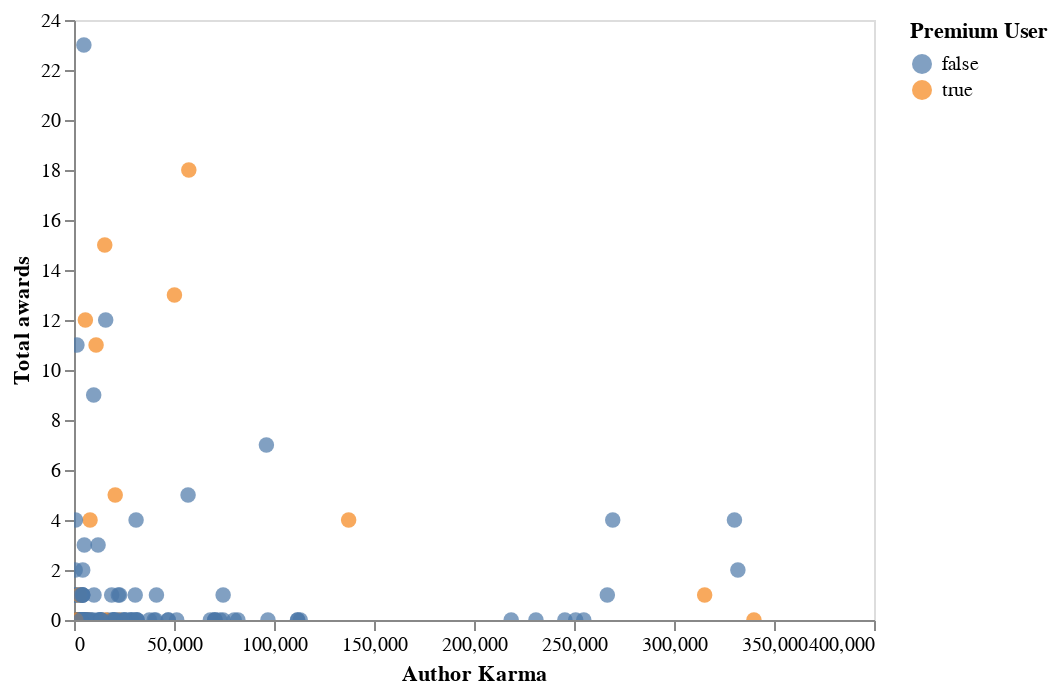

Here is the notebook cell this chart was saved with:
### Code cell
alt.Chart(data).mark_circle(size=60).encode(
    x=alt.X('author_karma:Q',axis=alt.Axis(grid=False,title="Author Karma"),scale=alt.Scale(domain=[0,400000])),
    y=alt.Y('total_awards:Q',axis=alt.Axis(grid=False,title="Total awards")),
    color=alt.Color('author_has_reddit_premium',legend=alt.Legend(title="Premium User")),
    tooltip = [
        alt.Tooltip(field = 'author_karma', type = "quantitative",title = "Author Karma"),
        alt.Tooltip(field = 'total_awards', type = "quantitative",title = "Total Awards"),
        alt.Tooltip(field = 'author_has_reddit_premium', type = "quantitative",title = "Premium User")]
).interactive()

### Figure 1 — Vega-Lite specification as saved in the notebook (floating-point values rounded to 4 significant figures; data arrays with more than 128 entries replaced by an {"elided": "..."} marker saying what was removed)
{"config": {"view": {"continuousWidth": 400, "continuousHeight": 300}}, "data": {"name": "data-02b70fa9a4e4751783ec9d648dd53805"}, "mark": {"type": "circle", "size": 60}, "encoding": {"color": {"field": "author_has_reddit_premium", "legend": {"title": "Premium User"}, "type": "nominal"}, "tooltip": [{"field": "author_karma", "title": "Author Karma", "type": "quantitative"}, {"field": "total_awards", "title": "Total Awards", "type": "quantitative"}, {"field": "author_has_reddit_premium", "title": "Premium User", "type": "quantitative"}], "x": {"axis": {"grid": false, "title": "Author Karma"}, "field": "author_karma", "scale": {"domain": [0, 400000]}, "type": "quantitative"}, "y": {"axis": {"grid": false, "title": "Total awards"}, "field": "total_awards", "type": "quantitative"}}, "selection": {"selector009": {"type": "interval", "bind": "scales", "encodings": ["x", "y"]}}, "$schema": "https://vega.github.io/schema/vega-lite/v4.17.0.json", "datasets": {"data-02b70fa9a4e4751783ec9d648dd53805": {"elided": "173 records"}}}
